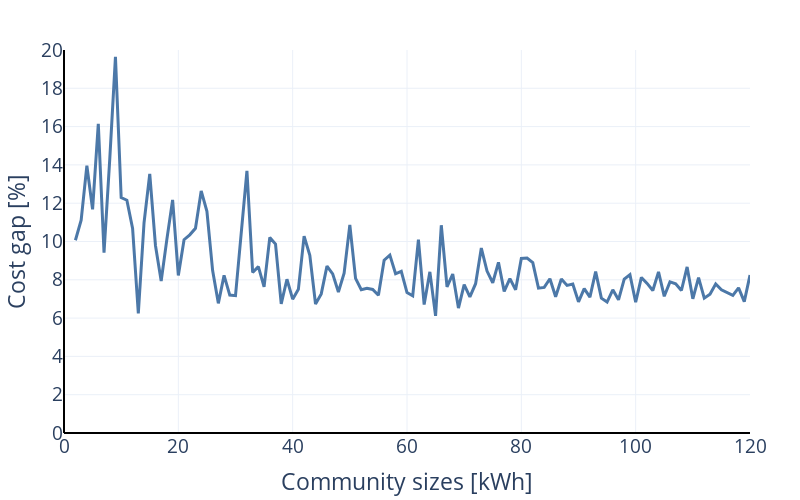

Notebook code cell kept with this figure:
### Code cell
fig = px.line((graph["2D"] - graph["Perfect"]) * 100 / (graph["PV_only"] - graph["Perfect"]))
fig.update_traces(line_width=3)
fig.update_layout(
    layout,
    height=500,
    width=800,
    yaxis_title="Cost gap [%]",
    xaxis_title="Community sizes [kWh]",
    yaxis_range=[0, 20],
    xaxis_range=[0, 120],
    yaxis_dtick=2,
    yaxis_showline=False, yaxis_linewidth=2, yaxis_linecolor='black',
    xaxis_showline=False, xaxis_linewidth=2, xaxis_linecolor='black',
    showlegend=False)
fig.show()

### Figure 1 — Plotly figure (JSON) as saved in the notebook; plotly's stock layout.template omitted (floating-point values rounded to 4 significant figures)
{"data": [{"hovertemplate": "variable=0<br>index=%{x}<br>value=%{y}<extra></extra>", "legendgroup": "0", "line": {"color": "#4C78A8", "dash": "solid", "width": 3}, "marker": {"symbol": "circle"}, "mode": "lines", "name": "0", "orientation": "v", "showlegend": true, "type": "scatter", "x": [2, 3, 4, 5, 6, 7, 8, 9, 10, 11, 12, 13, 14, 15, 16, 17, 18, 19, 20, 21, 22, 23, 24, 25, 26, 27, 28, 29, 30, 31, 32, 33, 34, 35, 36, 37, 38, 39, 40, 41, 42, 43, 44, 45, 46, 47, 48, 49, 50, 51, 52, 53, 54, 55, 56, 57, 58, 59, 60, 61, 62, 63, 64, 65, 66, 67, 68, 69, 70, 71, 72, 73, 74, 75, 76, 77, 78, 79, 80, 81, 82, 83, 84, 85, 86, 87, 88, 89, 90, 91, 92, 93, 94, 95, 96, 97, 98, 99, 100, 101, 102, 103, 104, 105, 106, 107, 108, 109, 110, 111, 112, 113, 114, 115, 116, 117, 118, 119, 120], "xaxis": "x", "y": [10.07, 11.11, 13.96, 11.68, 16.15, 9.422, 14.28, 19.64, 12.29, 12.15, 10.68, 6.246, 10.97, 13.53, 9.792, 7.941, 10.13, 12.17, 8.226, 10.09, 10.35, 10.69, 12.64, 11.58, 8.485, 6.77, 8.232, 7.202, 7.173, 10.54, 13.69, 8.382, 8.689, 7.632, 10.21, 9.865, 6.74, 8.028, 6.989, 7.5, 10.28, 9.283, 6.735, 7.264, 8.712, 8.309, 7.362, 8.344, 10.87, 8.073, 7.481, 7.553, 7.495, 7.196, 9.023, 9.291, 8.315, 8.445, 7.331, 7.161, 10.1, 6.706, 8.416, 6.115, 10.85, 7.627, 8.298, 6.526, 7.749, 7.11, 7.796, 9.655, 8.457, 7.846, 8.914, 7.397, 8.065, 7.483, 9.115, 9.136, 8.897, 7.563, 7.604, 8.053, 7.114, 8.045, 7.707, 7.777, 6.852, 7.539, 7.096, 8.428, 7.041, 6.84, 7.48, 6.956, 8.033, 8.264, 6.829, 8.123, 7.813, 7.443, 8.411, 7.137, 7.889, 7.796, 7.441, 8.673, 7.007, 8.113, 7.042, 7.252, 7.785, 7.482, 7.339, 7.186, 7.578, 6.859, 8.252], "yaxis": "y"}], "layout": {"font": {"size": 19}, "height": 500, "legend": {"title": {"text": "variable"}, "tracegroupgap": 0}, "margin": {"b": 10, "l": 20, "r": 50, "t": 50}, "showlegend": false, "width": 800, "xaxis": {"anchor": "y", "domain": [0, 1], "linecolor": "black", "linewidth": 2, "range": [0, 120], "showline": false, "title": {"text": "Community sizes [kWh]"}, "type": "linear", "zerolinecolor": "black", "zerolinewidth": 2}, "yaxis": {"anchor": "x", "domain": [0, 1], "dtick": 2, "linecolor": "black", "linewidth": 2, "range": [0, 20], "showline": false, "title": {"text": "Cost gap [%]"}, "type": "linear", "zerolinecolor": "black", "zerolinewidth": 2}}}
